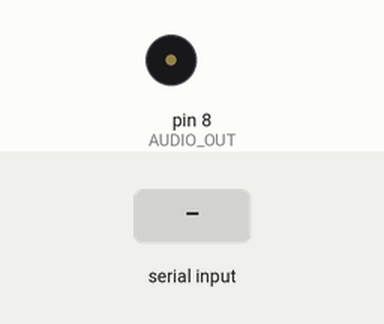
Simulated run of this sketch. Board: Arduino Uno, built with avr-gcc and run on an emulated ATmega328P. On the bench: buzzer (waves = sounding). The inputs (shaded band) are chosen by the test bench. What the sketch prints to the serial monitor is not drawn.

Above: at 1.2 s.
1.3 s: "/s 90\n" received over Serial
At 2.66 s:
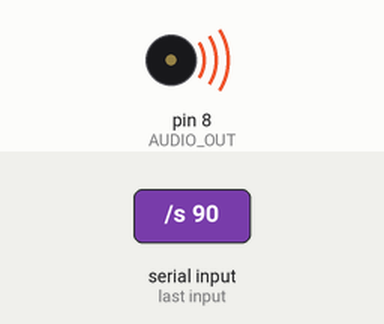
Timing chart, 0 to 10.3 s (numbered marks = the images above; inputs shaded):
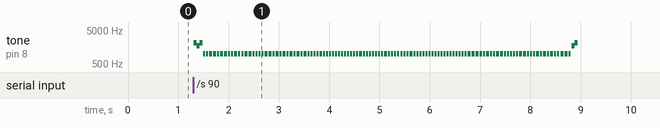

Measured:
- after the input at 1.3 s, tone on pin 8 (AUDIO_OUT): plays 2100 Hz for 0.06 s, 1700 Hz for 0.06 s, 2100 Hz for 0.06 s, 1000 Hz for 0.04 s, 1000 Hz for 0.04 s, 1000 Hz for 0.06 s … (117 notes in this stretch), starting at once

The sketch:

TNGPacketDemo.ino
```cpp
// TNG-Packet Demo: TNG-Shift Modulation (150/300/1200/2400bps) for Baofeng UV-5R
// Arduino Uno, Pin 8 (PWM) for audio output, VOX mode
// Serial monitor (9600 baud): Terminal commands (/1, /2, /3, /4 for speed, /s for send)
// Updated: Added 150bps with distinct start/end tones (2100Hz-1700Hz)

#define AUDIO_OUT 8 // PWM pin for Baofeng Mic input (3.5mm Ring)
#define BAUD_RATE 9600 // Serial monitor baud rate
#define TONE_FREQ_DATA 1000 // Hz for TNG-Shift data pulses
#define TONE_FREQ_150_1 2100 // Hz for 150bps start/end tones
#define TONE_FREQ_150_2 1700 // Hz for 150bps start/end tones
#define TONE_FREQ_300_1 2200 // Hz for 300bps start/end tones
#define TONE_FREQ_300_2 1800 // Hz for 300bps start/end tones
#define TONE_FREQ_1200_1 2300 // Hz for 1200bps start/end tones
#define TONE_FREQ_1200_2 1900 // Hz for 1200bps start/end tones
#define TONE_FREQ_2400 2400 // Hz for 2400bps start/end tones

// Speed-specific pulse durations (ms): {0-bit, 1-bit, gap}
const int pulseDurations[4][3] = {
  {40, 60, 20}, // 150bps: 0=40ms, 1=60ms, gap=20ms
  {20, 30, 10}, // 300bps
  {10, 15, 5},  // 1200bps
  {5, 10, 3}    // 2400bps
};

// Current speed: 0=150bps, 1=300bps, 2=1200bps, 3=2400bps
int currentSpeed = 0; // Default 150bps

// CRC-16 function for checksum
unsigned int crc16(byte *data, int len) {
  unsigned int crc = 0xFFFF;
  for (int i = 0; i < len; i++) {
    crc ^= data[i];
    for (int j = 0; j < 8; j++) {
      if (crc & 0x0001) {
        crc = (crc >> 1) ^ 0xA001;
      } else {
        crc >>= 1;
      }
    }
  }
  return crc;
}

// Generate tone for specified duration
void generateTone(int freq, int duration) {
  tone(AUDIO_OUT, freq, duration);
  delay(duration); // Gap added in sendByte
}

// Send TNG-Shift start sequence based on speed
void sendStartSequence() {
  if (currentSpeed == 0) { // 150bps: 2100Hz-1700Hz-2100Hz, 60ms each
    generateTone(TONE_FREQ_150_1, 60);
    generateTone(TONE_FREQ_150_2, 60);
    generateTone(TONE_FREQ_150_1, 60);
  } else if (currentSpeed == 1) { // 300bps: 2200Hz-1800Hz-2200Hz, 50ms each
    generateTone(TONE_FREQ_300_1, 50);
    generateTone(TONE_FREQ_300_2, 50);
    generateTone(TONE_FREQ_300_1, 50);
  } else if (currentSpeed == 2) { // 1200bps: 2300Hz-1900Hz, 40ms each
    generateTone(TONE_FREQ_1200_1, 40);
    generateTone(TONE_FREQ_1200_2, 40);
  } else { // 2400bps: 2400Hz, 60ms
    generateTone(TONE_FREQ_2400, 60);
  }
  delay(10); // Short gap after sequence
}

// Send TNG-Shift end sequence based on speed
void sendEndSequence() {
  if (currentSpeed == 0) { // 150bps: 1700Hz-2100Hz, 60ms each
    generateTone(TONE_FREQ_150_2, 60);
    generateTone(TONE_FREQ_150_1, 60);
  } else if (currentSpeed == 1) { // 300bps: 1800Hz-2200Hz, 50ms each
    generateTone(TONE_FREQ_300_2, 50);
    generateTone(TONE_FREQ_300_1, 50);
  } else if (currentSpeed == 2) { // 1200bps: 1900Hz-2300Hz, 40ms each
    generateTone(TONE_FREQ_1200_2, 40);
    generateTone(TONE_FREQ_1200_1, 40);
  } else { // 2400bps: 2400Hz, 40ms
    generateTone(TONE_FREQ_2400, 40);
  }
  delay(10); // Short gap after sequence
}

// Send byte as TNG-Shift pulses
void sendByte(byte b) {
  int pulse0 = pulseDurations[currentSpeed][0]; // 0-bit duration
  int pulse1 = pulseDurations[currentSpeed][1]; // 1-bit duration
  int gap = pulseDurations[currentSpeed][2];    // Gap duration
  for (int i = 7; i >= 0; i--) {
    if (b & (1 << i)) {
      generateTone(TONE_FREQ_DATA, pulse1); // 1-bit
    } else {
      generateTone(TONE_FREQ_DATA, pulse0); // 0-bit
    }
    delay(gap);
  }
}

void setup() {
  Serial.begin(BAUD_RATE);
  pinMode(AUDIO_OUT, OUTPUT);
  Serial.println("TNG-Packet Demo: Commands:");
  Serial.println("/1: Set 150bps, /2: Set 300bps, /3: Set 1200bps, /4: Set 2400bps");
  Serial.println("/s <text>: Send text (e.g., /s 73)");
  Serial.println("Default speed: 150bps");
}

void loop() {
  if (Serial.available()) {
    String input = Serial.readStringUntil('\n');
    input.trim(); // Remove whitespace

    // Handle commands
    if (input.startsWith("/")) {
      if (input == "/1" || input == "/2" || input == "/3" || input == "/4") {
        currentSpeed = input.substring(1).toInt() - 1;
        Serial.print("Speed set to: ");
        if (currentSpeed == 0) Serial.println("150bps");
        else if (currentSpeed == 1) Serial.println("300bps");
        else if (currentSpeed == 2) Serial.println("1200bps");
        else Serial.println("2400bps");
      }
      else if (input.startsWith("/s ")) {
        String text = input.substring(3);
        text.trim();
        if (text.length() > 0 && text.length() <= 40) { // Max payload 40 bytes
          // Prepare packet
          byte packet[50]; // Header (10) + Payload (40 max)
          int idx = 0;

          // Header: Callsign (6L5TNG), ID (0001), Type (0x01), Speed
          packet[idx++] = '6'; packet[idx++] = 'L'; packet[idx++] = '5'; packet[idx++] = 'T';
          packet[idx++] = 0x00; packet[idx++] = 0x01; // Packet ID: 0001
          packet[idx++] = 0x01; // Type: Text
          packet[idx++] = currentSpeed + 1; // Speed: 0x01, 0x02, 0x03, 0x04
          packet[idx++] = 0x00; packet[idx++] = 0x00; // Reserved

          // Payload: Input text
          for (int i = 0; i < text.length(); i++) {
            packet[idx++] = text[i];
          }

          // CRC-16
          unsigned int crc = crc16(packet, idx);
          packet[idx++] = (crc >> 8) & 0xFF; // High byte
          packet[idx++] = crc & 0xFF; // Low byte

          // Send packet
          sendStartSequence();
          for (int i = 0; i < idx; i++) {
            sendByte(packet[i]);
          }
          sendEndSequence();

          Serial.print("Sent: ");
          Serial.println(text);
        } else {
          Serial.println("Error: Text must be 1-40 characters");
        }
      } else {
        Serial.println("Error: Invalid command. Use /1, /2, /3, /4, or /s <text>");
      }
    } else {
      Serial.println("Error: Commands must start with /");
    }
  }
}
```
